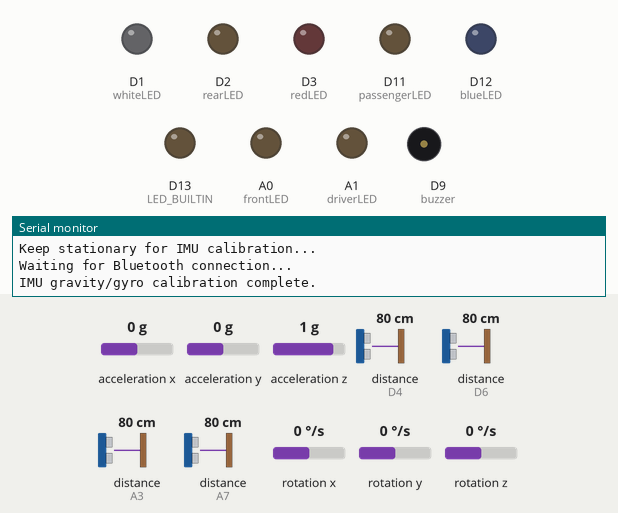
Simulated run of this sketch. Board: Arduino Nano 33 IoT. Shown: output pins drawn as LEDs (lit = HIGH), buzzer (waves = sounding), the last lines printed to the serial monitor. Wiring (inferred from the names in the program): 4 × ultrasonic range finder: trigger D5, echo D4 / trigger D7, echo D6 / trigger A2, echo A3 / trigger A6, echo A7. Inputs (shaded band) come from the test bench; at power-on: acceleration x 0 g, distance to the obstacle (sensors on D4, D6, A3, A7) 80 cm, acceleration y 0 g, acceleration z 1 g, rotation x 0 °/s, rotation y 0 °/s, rotation z 0 °/s. The echo pulse lasts 58.3 µs per cm; nothing arrives over Bluetooth unless stated; a phone connects over Bluetooth LE 3 s after start; pins used as bus, display or sensor lines are not drawn.

Above: at 3.6 s.
3.7 s: acceleration x set to -0.2 g
At 6.4 s:
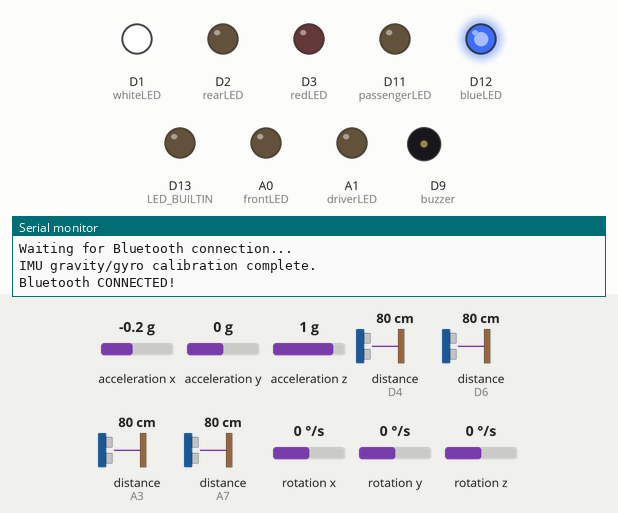
6.7 s: distance to the obstacle (sensor on D4) set to 22 cm
8.2 s: distance to the obstacle (sensor on D4) set to 18 cm
At 9.4 s:
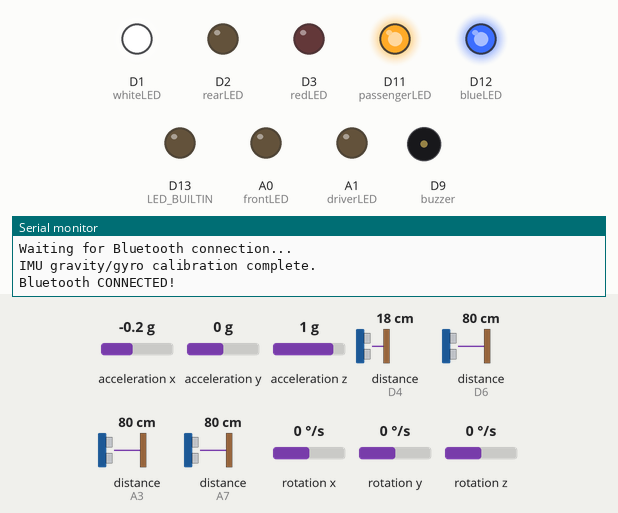
9.7 s: distance to the obstacle (sensor on D6) set to 23 cm
11.2 s: distance to the obstacle (sensor on D6) set to 19 cm
At 12.0 s:
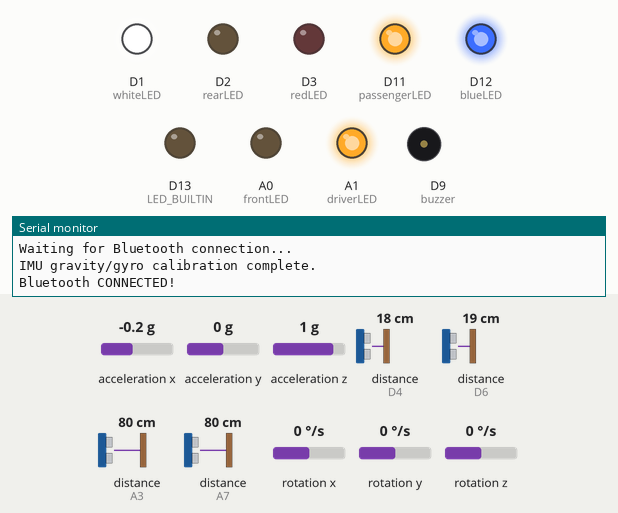
12.7 s: distance to the obstacle (sensor on A3) set to 2 cm
At 13.4 s:
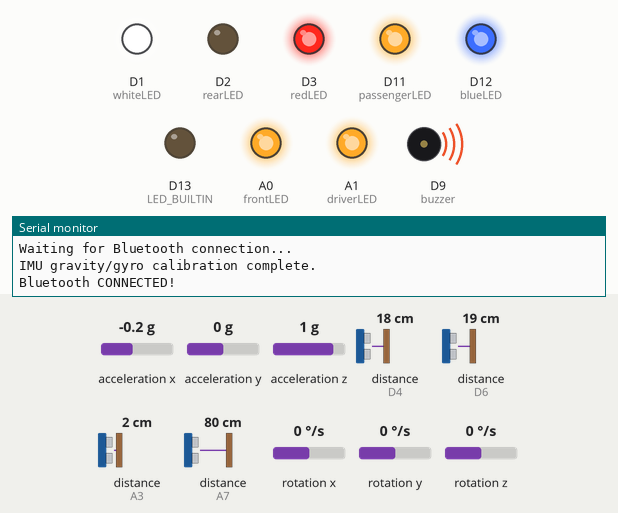
Timing chart, 0 to 15.3 s (numbered marks = the images above; inputs shaded):
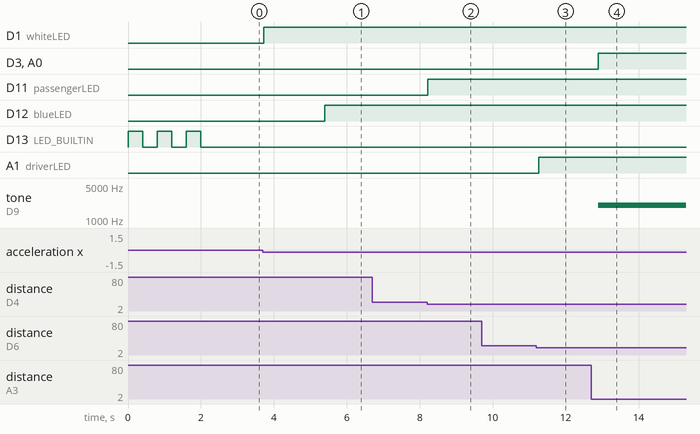

The sketch:

sketch.ino
```cpp
#include <ArduinoBLE.h>
#include <Arduino_LSM6DS3.h>
#include <math.h>

int blueLED = 12;
int redLED = 3;
int whiteLED = 1;

int buzzer = 9;

int passengerLED = 11;
int driverLED = 15;
int frontLED = 14;
int rearLED = 2;

int driverTrig = 7;
int driverEcho = 6;

int passengerTrig = 5;
int passengerEcho = 4;

int frontTrig = 16;
int frontEcho = 17;

int rearTrig = 20;
int rearEcho = 21;

const int distanceThreshold = 30;
const int blindSpotThreshold = 20;
const int dangerThreshold = 10;

// Order: front, driver, rear, passenger. Read one sensor per interval
// to reduce ultrasonic cross-talk.
const unsigned long sensorInterval = 60;

int trigPins[4] = {
  frontTrig, driverTrig, rearTrig, passengerTrig
};

int echoPins[4] = {
  frontEcho, driverEcho, rearEcho, passengerEcho
};

int sensorLEDs[4] = {
  frontLED, driverLED, rearLED, passengerLED
};

unsigned short distances[4] = {0, 0, 0, 0};

unsigned long lastReading = 0;
int nextSensor = 0;
bool alarmActive = false;

const int calibrationSamplesNeeded = 100;
const float standardGravity = 9.80665f;      // m/s^2 per g
const float accelerationDeadbandG = 0.020f;
const float startSpeedMps = 0.04f;
const float stopSpeedMps = 0.015f;
const unsigned long maxSampleGapUs = 150000UL;
const unsigned long speedPublishIntervalMs = 200;
const unsigned long rawAccelerationPublishIntervalMs = 20;

const float gravityCorrectionPerSecond = 0.50f;
const float orientationEventDps = 15.0f;
const float stationaryGyroDps = 6.0f;
const float stationaryRawChangeG = 0.012f;
const float stationaryLinearAccelerationG = 0.035f;
const unsigned long stationaryHoldMs = 700;
const unsigned long recentBrakeWindowMs = 1800;
const unsigned long recentTiltWindowMs = 2200;

bool imuReady = false;
bool baselineReady = false;
int calibrationSamples = 0;
float calibrationSumX = 0.0f;
float calibrationSumY = 0.0f;
float calibrationSumZ = 0.0f;
float gravityX = 0.0f;
float gravityY = 0.0f;
float gravityZ = 1.0f;
float calibratedGravityMagnitude = 1.0f;
float calibrationGyroSumX = 0.0f;
float calibrationGyroSumY = 0.0f;
float calibrationGyroSumZ = 0.0f;
int calibrationGyroSamples = 0;
float gyroBiasX = 0.0f;
float gyroBiasY = 0.0f;
float gyroBiasZ = 0.0f;
float latestGyroX = 0.0f;
float latestGyroY = 0.0f;
float latestGyroZ = 0.0f;
float previousRawX = 0.0f;
float previousRawY = 0.0f;
float previousRawZ = 0.0f;
unsigned long stableSinceMs = 0;
unsigned long lastBrakingMs = 0;
unsigned long lastTiltMs = 0;

// Positive is forward; negative is backward. Position is relative to Park.
float estimatedVelocityMps = 0.0f;
float estimatedPositionM = 0.0f;
float previousAccelerationMps2 = 0.0f;
unsigned long lastIMUReadUs = 0;
unsigned long lastSpeedPublishMs = 0;
unsigned short lastPublishedSpeedCmS = 0;
unsigned long lastRawAccelerationPublishMs = 0;

// BLE codes: 0=Park, 3=Drive, 4=Reverse.
byte motionDirection = 0;
const char* directionNames[5] = {
  "Park", "", "", "Drive", "Reverse"
};

BLEService ledService("180A");

BLEByteCharacteristic switchCharacteristic(
  "2A57", BLERead | BLEWrite
);

BLEUnsignedShortCharacteristic driverDistanceCharacteristic(
  "19b10001-e8f2-537e-4f6c-d104768a1214",
  BLERead | BLENotify
);

BLEUnsignedShortCharacteristic passengerDistanceCharacteristic(
  "19b10002-e8f2-537e-4f6c-d104768a1214",
  BLERead | BLENotify
);

BLEUnsignedShortCharacteristic frontDistanceCharacteristic(
  "19b10003-e8f2-537e-4f6c-d104768a1214",
  BLERead | BLENotify
);

BLEUnsignedShortCharacteristic rearDistanceCharacteristic(
  "19b10004-e8f2-537e-4f6c-d104768a1214",
  BLERead | BLENotify
);

BLEByteCharacteristic motionCharacteristic(
  "19b10005-e8f2-537e-4f6c-d104768a1214",
  BLERead | BLENotify
);

BLEUnsignedShortCharacteristic speedCharacteristic(
  "19b10006-e8f2-537e-4f6c-d104768a1214",
  BLERead | BLENotify
);

BLECharacteristic rawAccelerationCharacteristic(
  "19b10007-e8f2-537e-4f6c-d104768a1214",
  BLERead | BLENotify, 12, true
);

void publishSpeed(bool force = false) {
  float speedCmS = fabsf(estimatedVelocityMps) * 100.0f;
  if (speedCmS > 65535.0f) speedCmS = 65535.0f;
  unsigned short roundedCmS = (unsigned short)(speedCmS + 0.5f);

  unsigned long nowMs = millis();
  if (force || (roundedCmS != lastPublishedSpeedCmS &&
      nowMs - lastSpeedPublishMs >= speedPublishIntervalMs)) {
    speedCharacteristic.writeValue(roundedCmS);
    lastPublishedSpeedCmS = roundedCmS;
    lastSpeedPublishMs = nowMs;
  }
}

void setMotionDirection(byte newDirection) {
  if (newDirection != motionDirection) {
    if (newDirection == 0) {
      estimatedPositionM = 0.0f;
    }
    motionDirection = newDirection;
    motionCharacteristic.writeValue(motionDirection);
  }

  digitalWrite(whiteLED, motionDirection == 4 ? HIGH : LOW);
}

void resetEstimatedVelocity() {
  estimatedVelocityMps = 0.0f;
  estimatedPositionM = 0.0f;
  previousAccelerationMps2 = 0.0f;
  lastIMUReadUs = 0;
  stableSinceMs = 0;
  lastBrakingMs = 0;
  lastTiltMs = 0;
  setMotionDirection(0);
  publishSpeed(true);
}

void setup() {
  Serial.begin(9600);

  pinMode(LED_BUILTIN, OUTPUT);

  pinMode(blueLED, OUTPUT);
  pinMode(redLED, OUTPUT);
  pinMode(whiteLED, OUTPUT);
  pinMode(buzzer, OUTPUT);

  pinMode(driverLED, OUTPUT);
  pinMode(passengerLED, OUTPUT);
  pinMode(frontLED, OUTPUT);
  pinMode(rearLED, OUTPUT);

  pinMode(frontTrig, OUTPUT);
  pinMode(frontEcho, INPUT);

  pinMode(rearTrig, OUTPUT);
  pinMode(rearEcho, INPUT);

  pinMode(driverTrig, OUTPUT);
  pinMode(driverEcho, INPUT);

  pinMode(passengerTrig, OUTPUT);
  pinMode(passengerEcho, INPUT);

  digitalWrite(frontTrig, LOW);
  digitalWrite(rearTrig, LOW);
  digitalWrite(driverTrig, LOW);
  digitalWrite(passengerTrig, LOW);

  digitalWrite(blueLED, LOW);
  digitalWrite(frontLED, LOW);
  digitalWrite(rearLED, LOW);
  digitalWrite(driverLED, LOW);
  digitalWrite(passengerLED, LOW);
  digitalWrite(redLED, LOW);
  digitalWrite(whiteLED, LOW);
  noTone(buzzer);

  for (int i = 0; i < 3; i++) {
    digitalWrite(LED_BUILTIN, HIGH);
    delay(400);
    digitalWrite(LED_BUILTIN, LOW);
    delay(400);
  }

  imuReady = IMU.begin();

  if (imuReady) {
    Serial.println("Accelerometer initialized");
    Serial.println("Keep stationary for IMU calibration...");
  } else {
    Serial.println("Accelerometer failed; distance sensors will continue");
  }

  if (!BLE.begin()) {
    Serial.println("Bluetooth failed!");
    while (1);
  }

  BLE.setLocalName("BB JEEP"); // demo name - change this
  BLE.setAdvertisedService(ledService);

  ledService.addCharacteristic(switchCharacteristic);
  ledService.addCharacteristic(driverDistanceCharacteristic);
  ledService.addCharacteristic(passengerDistanceCharacteristic);
  ledService.addCharacteristic(frontDistanceCharacteristic);
  ledService.addCharacteristic(rearDistanceCharacteristic);
  ledService.addCharacteristic(motionCharacteristic);
  ledService.addCharacteristic(speedCharacteristic);
  ledService.addCharacteristic(rawAccelerationCharacteristic);

  BLE.addService(ledService);

  switchCharacteristic.writeValue((byte)0);
  driverDistanceCharacteristic.writeValue((unsigned short)0);
  passengerDistanceCharacteristic.writeValue((unsigned short)0);
  frontDistanceCharacteristic.writeValue((unsigned short)0);
  rearDistanceCharacteristic.writeValue((unsigned short)0);
  motionCharacteristic.writeValue((byte)0);
  speedCharacteristic.writeValue((unsigned short)0);
  const float zeroAcceleration[3] = {0.0f, 0.0f, 0.0f};
  rawAccelerationCharacteristic.writeValue(
    (const uint8_t*)zeroAcceleration, sizeof(zeroAcceleration)
  );

  BLE.advertise();

  Serial.println("Waiting for Bluetooth connection...");
}

unsigned short readDistance(int trigPin, int echoPin) {
  digitalWrite(trigPin, LOW);
  delayMicroseconds(2);

  digitalWrite(trigPin, HIGH);
  delayMicroseconds(10);
  digitalWrite(trigPin, LOW);

  unsigned long duration = pulseIn(echoPin, HIGH, 30000UL);

  if (duration == 0) {
    return 0;
  }

  return (unsigned short)(duration * 0.0343 / 2.0);
}

void updateDangerAlarm() {
  bool danger =
    (distances[0] > 0 && distances[0] < dangerThreshold) ||
    (distances[2] > 0 && distances[2] < dangerThreshold);

  if (danger != alarmActive) {
    alarmActive = danger;

    digitalWrite(redLED, danger ? HIGH : LOW);

    if (danger) {
      tone(buzzer, 2000);
    } else {
      noTone(buzzer);
    }
  }
}

void updateSensors() {
  if (millis() - lastReading < sensorInterval) {
    return;
  }

  lastReading = millis();
  int i = nextSensor;

  distances[i] = readDistance(trigPins[i], echoPins[i]);

  int threshold = (i == 1 || i == 3)
    ? blindSpotThreshold : distanceThreshold;

  bool closeObject = distances[i] > 0 && distances[i] <= threshold;
  digitalWrite(sensorLEDs[i], closeObject ? HIGH : LOW);

  switch (i) {
    case 0:
      frontDistanceCharacteristic.writeValue(distances[i]);
      break;
    case 1:
      driverDistanceCharacteristic.writeValue(distances[i]);
      break;
    case 2:
      rearDistanceCharacteristic.writeValue(distances[i]);
      break;
    case 3:
      passengerDistanceCharacteristic.writeValue(distances[i]);
      break;
  }

  updateDangerAlarm();
  nextSensor = (nextSensor + 1) % 4;
}

void updateMotion() {
  if (!imuReady || !IMU.accelerationAvailable()) {
    return;
  }

  float x, y, z;
  if (!IMU.readAcceleration(x, y, z)) {
    return;
  }

  // Gyroscope readings are in degrees/second
  bool newGyro = false;
  if (IMU.gyroscopeAvailable()) {
    newGyro = IMU.readGyroscope(
      latestGyroX, latestGyroY, latestGyroZ
    );
  }

  unsigned long nowMs = millis();
  if (nowMs - lastRawAccelerationPublishMs >= rawAccelerationPublishIntervalMs) {
    lastRawAccelerationPublishMs = nowMs;
    const float rawAcceleration[3] = {x, y, z};
    rawAccelerationCharacteristic.writeValue(
      (const uint8_t*)rawAcceleration, sizeof(rawAcceleration)
    );
  }

  unsigned long nowUs = micros();

  if (!baselineReady) {
    calibrationSumX += x;
    calibrationSumY += y;
    calibrationSumZ += z;
    if (newGyro) {
      calibrationGyroSumX += latestGyroX;
      calibrationGyroSumY += latestGyroY;
      calibrationGyroSumZ += latestGyroZ;
      calibrationGyroSamples++;
    }
    calibrationSamples++;

    if (calibrationSamples >= calibrationSamplesNeeded) {
      gravityX = calibrationSumX / calibrationSamples;
      gravityY = calibrationSumY / calibrationSamples;
      gravityZ = calibrationSumZ / calibrationSamples;
      calibratedGravityMagnitude = sqrtf(
        gravityX * gravityX + gravityY * gravityY + gravityZ * gravityZ
      );
      if (calibrationGyroSamples > 0) {
        gyroBiasX = calibrationGyroSumX / calibrationGyroSamples;
        gyroBiasY = calibrationGyroSumY / calibrationGyroSamples;
        gyroBiasZ = calibrationGyroSumZ / calibrationGyroSamples;
      }
      previousRawX = x;
      previousRawY = y;
      previousRawZ = z;
      baselineReady = true;
      lastIMUReadUs = nowUs;
      Serial.println("IMU gravity/gyro calibration complete.");
    }
    return;
  }

  if (lastIMUReadUs == 0) {
    lastIMUReadUs = nowUs;
    return;
  }

  unsigned long elapsedUs = nowUs - lastIMUReadUs;
  lastIMUReadUs = nowUs;

  // Don't integrate stale acceleration
  if (elapsedUs == 0 || elapsedUs > maxSampleGapUs) {
    previousAccelerationMps2 = 0.0f;
    return;
  }

  float dt = elapsedUs * 0.000001f;

  float gxDps = latestGyroX - gyroBiasX;
  float gyDps = latestGyroY - gyroBiasY;
  float gzDps = latestGyroZ - gyroBiasZ;
  const float radiansPerDegree = 0.01745329252f;
  float wx = gxDps * radiansPerDegree;
  float wy = gyDps * radiansPerDegree;
  float wz = gzDps * radiansPerDegree;

  // Gyro-predicted gravity vector in the sensor's coordinate frame:
  // dg/dt = -omega x g. Use the old vector for all three components.
  float oldGravityX = gravityX;
  float oldGravityY = gravityY;
  float oldGravityZ = gravityZ;
  gravityX += (wz * oldGravityY - wy * oldGravityZ) * dt;
  gravityY += (wx * oldGravityZ - wz * oldGravityX) * dt;
  gravityZ += (wy * oldGravityX - wx * oldGravityY) * dt;

  float rawMagnitude = sqrtf(x * x + y * y + z * z);
  //  correct gyro drift
  if (fabsf(rawMagnitude - calibratedGravityMagnitude) < 0.06f) {
    float correction = gravityCorrectionPerSecond * dt;
    gravityX += correction * (x - gravityX);
    gravityY += correction * (y - gravityY);
    gravityZ += correction * (z - gravityZ);
  }

  float gravityMagnitude = sqrtf(
    gravityX * gravityX + gravityY * gravityY + gravityZ * gravityZ
  );
  if (gravityMagnitude > 0.1f) {
    float scale = calibratedGravityMagnitude / gravityMagnitude;
    gravityX *= scale;
    gravityY *= scale;
    gravityZ *= scale;
  }

  float forwardAccelerationG = x - gravityX;

  if (fabsf(forwardAccelerationG) < accelerationDeadbandG) {
    forwardAccelerationG = 0.0f;
  }

  float accelerationMps2 = forwardAccelerationG * standardGravity;
  float oldVelocity = estimatedVelocityMps;

  float newVelocity = oldVelocity +
    0.5f * (previousAccelerationMps2 + accelerationMps2) * dt;

  bool crossedZero =
    (motionDirection == 3 && oldVelocity > 0.0f && newVelocity <= 0.0f) ||
    (motionDirection == 4 && oldVelocity < 0.0f && newVelocity >= 0.0f);
  if (crossedZero) {
    resetEstimatedVelocity();
    return;
  }

  estimatedVelocityMps = newVelocity;

  // Do not accumulate a nonzero position while the dashboard says Park.
  if (motionDirection != 0) {
    estimatedPositionM +=
      0.5f * (oldVelocity + estimatedVelocityMps) * dt;
  }

  previousAccelerationMps2 = accelerationMps2;

  bool braking =
    (oldVelocity > startSpeedMps && accelerationMps2 < -0.20f) ||
    (oldVelocity < -startSpeedMps && accelerationMps2 > 0.20f);
  if (braking) lastBrakingMs = nowMs;

  // A large pitch/roll movement indicates the Jeep may have been picked up
  // or placed at a new angle. Do not use yaw, which changes during steering.
  if (fabsf(gxDps) > orientationEventDps ||
      fabsf(gyDps) > orientationEventDps) {
    lastTiltMs = nowMs;
  }

  bool rawStable =
    fabsf(x - previousRawX) < stationaryRawChangeG &&
    fabsf(y - previousRawY) < stationaryRawChangeG &&
    fabsf(z - previousRawZ) < stationaryRawChangeG;
  bool gyroStable =
    fabsf(gxDps) < stationaryGyroDps &&
    fabsf(gyDps) < stationaryGyroDps &&
    fabsf(gzDps) < stationaryGyroDps;
  previousRawX = x;
  previousRawY = y;
  previousRawZ = z;

  if (rawStable && gyroStable) {
    if (stableSinceMs == 0) stableSinceMs = nowMs;
  } else {
    stableSinceMs = 0;
  }

  bool recentBraking =
    lastBrakingMs != 0 && nowMs - lastBrakingMs <= recentBrakeWindowMs;
  bool recentTilt =
    lastTiltMs != 0 && nowMs - lastTiltMs <= recentTiltWindowMs;
  // After a tilt event we can re-zero at rest even while the gravity filter
  // is still converging. After braking, require small corrected acceleration.
  bool settledEnough = recentTilt ||
    fabsf(forwardAccelerationG) <= stationaryLinearAccelerationG;
  if (motionDirection != 0 && stableSinceMs != 0 &&
      nowMs - stableSinceMs >= stationaryHoldMs &&
      settledEnough &&
      (recentBraking || recentTilt)) {
    // Recalibrate the gravity reference
    gravityY = y;
    gravityZ = z;
    calibratedGravityMagnitude = rawMagnitude;
    resetEstimatedVelocity();
    return;
  }

  byte detectedDirection = motionDirection;

  if (motionDirection == 0) {
    if (estimatedVelocityMps >= startSpeedMps) {
      detectedDirection = 3;  // Drive
    } else if (estimatedVelocityMps <= -startSpeedMps) {
      detectedDirection = 4;  // Reverse
    }
  } else if (fabsf(estimatedVelocityMps) <= stopSpeedMps) {
    resetEstimatedVelocity();  // Park and reset all related estimator state.
    return;
  } else if (motionDirection == 3 &&
             estimatedVelocityMps <= -startSpeedMps) {
    detectedDirection = 4;
  } else if (motionDirection == 4 &&
             estimatedVelocityMps >= startSpeedMps) {
    detectedDirection = 3;
  }

  bool justStopped = (motionDirection != 0 && detectedDirection == 0);
  setMotionDirection(detectedDirection);
  publishSpeed(justStopped);
}

void handleSerialCommands() {
  while (Serial.available() > 0) {
    char command = (char)Serial.read();
    if (command == 'p' || command == 'P') {
      resetEstimatedVelocity();
    }
  }
}

void loop() {
  handleSerialCommands();
  updateMotion();
  updateSensors();

  BLEDevice central = BLE.central();

  if (central) {
    Serial.println("Bluetooth CONNECTED!");
    digitalWrite(blueLED, HIGH);

    while (central.connected()) {
      BLE.poll();
      handleSerialCommands();
      updateMotion();
      updateSensors();
    }

    digitalWrite(blueLED, LOW);
    Serial.println("Bluetooth DISCONNECTED!");
  }
}
```

Measured:
- the behaviour switches between 0 and -0.1 g on acceleration x (found by bisection; images 0 and 1)
- the behaviour switches between 21 and 20 cm on distance to the obstacle (sensor on D4) (found by bisection; images 1 and 2)
- the behaviour switches between 21 and 20 cm on distance to the obstacle (sensor on D6) (found by bisection; images 2 and 3)
- after the input at 3.7 s, D1 (whiteLED): LOW → HIGH at once
- after the input at 6.7 s, every drawn part: stays the same
- after the input at 8.2 s, D11 (passengerLED): LOW → HIGH at once
- after the input at 9.7 s, every drawn part: stays the same
- after the input at 11.2 s, A1 (driverLED): LOW → HIGH after 0.06 s
- after the input at 12.7 s, D3 (redLED), A0 (frontLED): LOW → HIGH after 0.20 s; tone on D9 (buzzer): silent → 2000 Hz after 0.20 s
